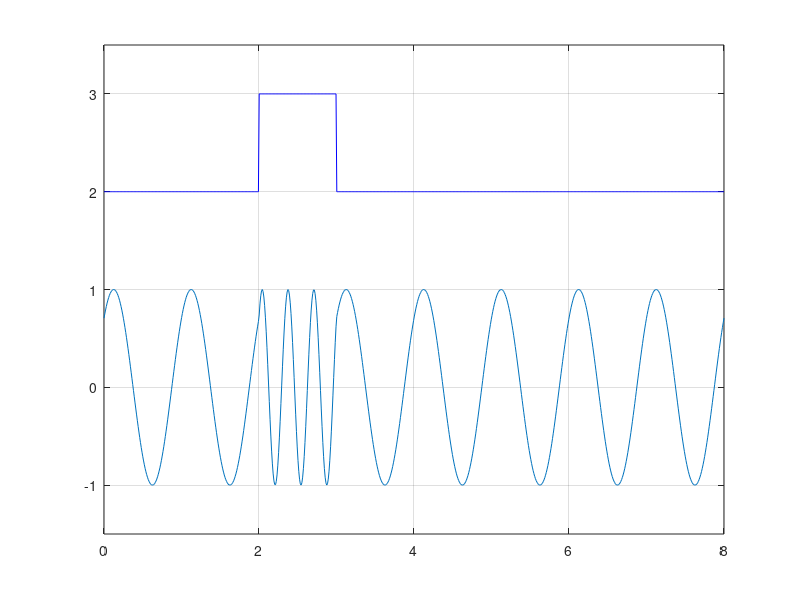

The MATLAB source for this figure:
%FSK generation using two LOs
clf;
N = 8;
bk = rand(1,N)>0.5;
t = linspace(0,N,N*100);
bkk = kron(bk, ones(1,100));
fc = 2;
delta = 1;
% LO1 = sin(2*pi*(fc+delta)*t);
% LO2 = sin(2*pi*(fc-delta)*t+pi/4);
% FSK = LO1.*bkk + LO2.*(1-bkk);
% 
% figure(1)
% subplot(4,1,1);
% plot(t, bkk);
% subplot(4,1,2);
% plot(t,LO1);
% subplot(4,1,3);
% plot(t,LO2);
% subplot(4,1,4);
% plot(t,FSK);

FSK = sin(2*pi*(fc+(2*bkk-1)*delta).*t+pi/4);
figure(1);
plot(t, bkk+2, 'b',t, FSK);
axis([0 N -1.5 3.5]);
grid on
